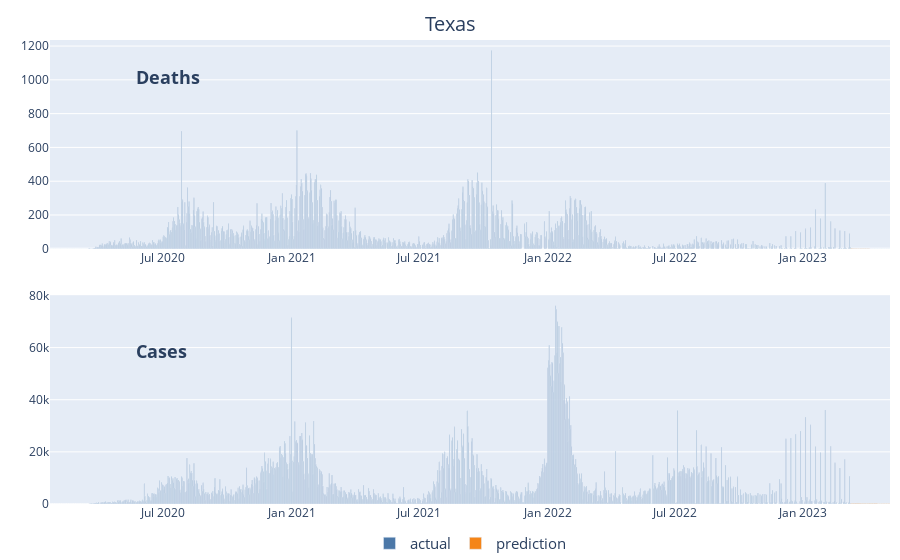

Notebook code cell kept with this figure:
### Markdown cell above
Daily bar graph:

### Code cell
figs[1]

### Figure 1 — Plotly figure (JSON) as saved in the notebook; plotly's stock layout.template omitted (floating-point values rounded to 4 significant figures; data arrays with more than 128 entries replaced by an {"elided": "..."} marker saying what was removed)
{"data": [{"marker": {"color": "#4C78A8"}, "name": "actual", "showlegend": true, "type": "bar", "x": {"elided": "1143 str values"}, "xaxis": "x", "y": {"elided": "1143 int values"}, "yaxis": "y"}, {"marker": {"color": "#F58518"}, "name": "prediction", "showlegend": true, "type": "bar", "x": ["2023-03-10T00:00:00", "2023-03-11T00:00:00", "2023-03-12T00:00:00", "2023-03-13T00:00:00", "2023-03-14T00:00:00", "2023-03-15T00:00:00", "2023-03-16T00:00:00", "2023-03-17T00:00:00", "2023-03-18T00:00:00", "2023-03-19T00:00:00", "2023-03-20T00:00:00", "2023-03-21T00:00:00", "2023-03-22T00:00:00", "2023-03-23T00:00:00", "2023-03-24T00:00:00", "2023-03-25T00:00:00", "2023-03-26T00:00:00", "2023-03-27T00:00:00", "2023-03-28T00:00:00", "2023-03-29T00:00:00", "2023-03-30T00:00:00", "2023-03-31T00:00:00", "2023-04-01T00:00:00", "2023-04-02T00:00:00", "2023-04-03T00:00:00", "2023-04-04T00:00:00", "2023-04-05T00:00:00", "2023-04-06T00:00:00", "2023-04-07T00:00:00", "2023-04-08T00:00:00", "2023-04-09T00:00:00", "2023-04-10T00:00:00", "2023-04-11T00:00:00", "2023-04-12T00:00:00", "2023-04-13T00:00:00", "2023-04-14T00:00:00", "2023-04-15T00:00:00", "2023-04-16T00:00:00", "2023-04-17T00:00:00", "2023-04-18T00:00:00", "2023-04-19T00:00:00", "2023-04-20T00:00:00", "2023-04-21T00:00:00", "2023-04-22T00:00:00", "2023-04-23T00:00:00", "2023-04-24T00:00:00", "2023-04-25T00:00:00", "2023-04-26T00:00:00", "2023-04-27T00:00:00", "2023-04-28T00:00:00", "2023-04-29T00:00:00", "2023-04-30T00:00:00", "2023-05-01T00:00:00", "2023-05-02T00:00:00", "2023-05-03T00:00:00", "2023-05-04T00:00:00"], "xaxis": "x", "y": [3, 3, 3, 2, 2, 2, 2, 2, 2, 2, 2, 2, 2, 2, 2, 2, 2, 2, 2, 2, 2, 2, 2, 2, 2, 2, 2, 1, 1, 1, 1, 1, 1, 1, 1, 1, 1, 1, 1, 1, 1, 1, 1, 1, 1, 1, 1, 1, 1, 1, 1, 1, 1, 1, 1, 1], "yaxis": "y"}, {"marker": {"color": "#4C78A8"}, "name": "actual", "showlegend": false, "type": "bar", "x": {"elided": "1143 str values"}, "xaxis": "x2", "y": {"elided": "1143 int values"}, "yaxis": "y2"}, {"marker": {"color": "#F58518"}, "name": "prediction", "showlegend": false, "type": "bar", "x": ["2023-03-10T00:00:00", "2023-03-11T00:00:00", "2023-03-12T00:00:00", "2023-03-13T00:00:00", "2023-03-14T00:00:00", "2023-03-15T00:00:00", "2023-03-16T00:00:00", "2023-03-17T00:00:00", "2023-03-18T00:00:00", "2023-03-19T00:00:00", "2023-03-20T00:00:00", "2023-03-21T00:00:00", "2023-03-22T00:00:00", "2023-03-23T00:00:00", "2023-03-24T00:00:00", "2023-03-25T00:00:00", "2023-03-26T00:00:00", "2023-03-27T00:00:00", "2023-03-28T00:00:00", "2023-03-29T00:00:00", "2023-03-30T00:00:00", "2023-03-31T00:00:00", "2023-04-01T00:00:00", "2023-04-02T00:00:00", "2023-04-03T00:00:00", "2023-04-04T00:00:00", "2023-04-05T00:00:00", "2023-04-06T00:00:00", "2023-04-07T00:00:00", "2023-04-08T00:00:00", "2023-04-09T00:00:00", "2023-04-10T00:00:00", "2023-04-11T00:00:00", "2023-04-12T00:00:00", "2023-04-13T00:00:00", "2023-04-14T00:00:00", "2023-04-15T00:00:00", "2023-04-16T00:00:00", "2023-04-17T00:00:00", "2023-04-18T00:00:00", "2023-04-19T00:00:00", "2023-04-20T00:00:00", "2023-04-21T00:00:00", "2023-04-22T00:00:00", "2023-04-23T00:00:00", "2023-04-24T00:00:00", "2023-04-25T00:00:00", "2023-04-26T00:00:00", "2023-04-27T00:00:00", "2023-04-28T00:00:00", "2023-04-29T00:00:00", "2023-04-30T00:00:00", "2023-05-01T00:00:00", "2023-05-02T00:00:00", "2023-05-03T00:00:00", "2023-05-04T00:00:00"], "xaxis": "x2", "y": [316, 310, 304, 298, 292, 286, 280, 275, 269, 264, 258, 253, 248, 243, 238, 233, 228, 223, 219, 214, 210, 205, 201, 197, 193, 188, 184, 181, 177, 173, 169, 165, 162, 158, 155, 152, 148, 145, 142, 139, 136, 133, 130, 127, 124, 121, 119, 116, 113, 111, 108, 106, 103, 101, 99, 97], "yaxis": "y2"}], "layout": {"annotations": [{"font": {"size": 18}, "showarrow": false, "text": "<b>Deaths</b>", "x": 0.1, "xanchor": "left", "xref": "paper", "y": 0.95, "yref": "paper"}, {"font": {"size": 18}, "showarrow": false, "text": "<b>Cases</b>", "x": 0.1, "xanchor": "left", "xref": "paper", "y": 0.3, "yref": "paper"}], "autosize": true, "legend": {"font": {"size": 15}, "orientation": "h", "x": 0.5, "xanchor": "center", "y": -0.05}, "margin": {"b": 0, "l": 50, "r": 10, "t": 40}, "title": {"font": {"size": 20}, "text": "Texas", "x": 0.5, "y": 0.97}, "xaxis": {"anchor": "y", "autorange": true, "domain": [0, 1], "range": ["2020-01-21 12:00", "2023-05-04 12:00"], "type": "date"}, "xaxis2": {"anchor": "y2", "autorange": true, "domain": [0, 1], "range": ["2020-01-21 12:00", "2023-05-04 12:00"], "type": "date"}, "yaxis": {"anchor": "x", "autorange": true, "domain": [0.55, 1], "range": [0, 1236.0], "type": "linear"}, "yaxis2": {"anchor": "x2", "autorange": true, "domain": [0, 0.45], "range": [0, 80100.0], "type": "linear"}}}
